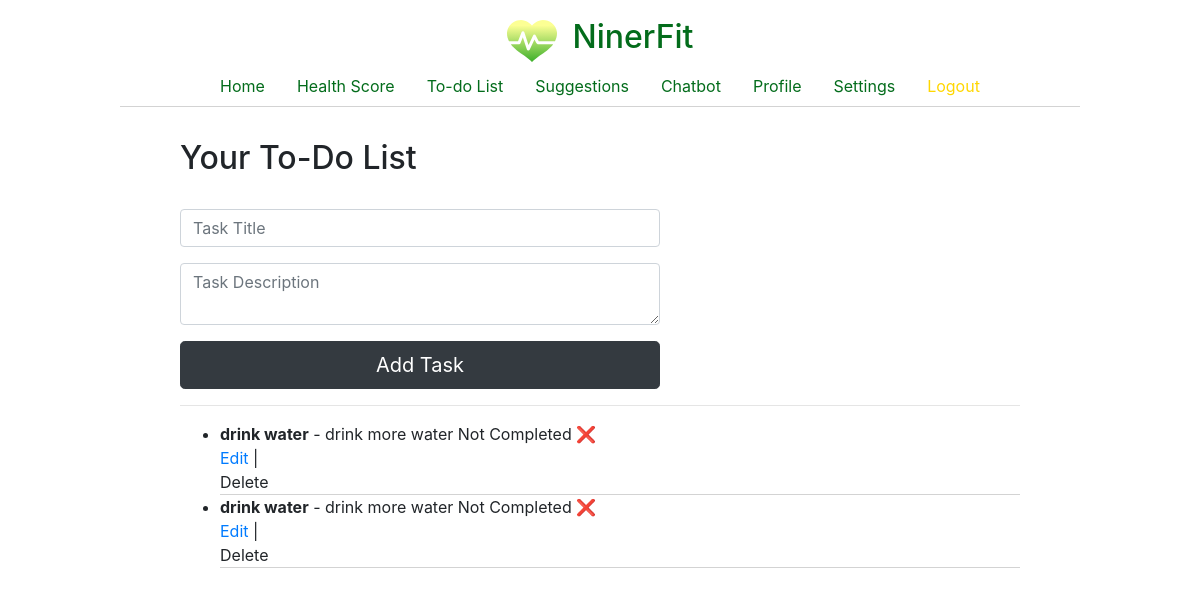
Screenshot of /healthscore/to-do-list/ (signed in) with the database file from the repository.
### HealthScore/models.py (models this page shows, shortened)
class TodoItem(models.Model):
    user = models.ForeignKey(User, on_delete=models.CASCADE)
    title = models.CharField(max_length=200)
    description = models.TextField()
    completed = models.BooleanField(default=False)
    created_at = models.DateTimeField(auto_now_add=True)
    updated_at = models.DateTimeField(auto_now=True)

### HealthScore/views.py (the view)
# urls.py: path('to-do-list/', views.toDoList, name="to-do-list"),
@login_required(login_url='login')
def toDoList(request):
    todos = TodoItem.objects.filter(user=request.user).order_by('-created_at') # `order_by` to sort the tasks by creation date
    return render(request, 'HealthScore/templates/todolist.html',{'todos': todos})

### HealthScore/templates/todolist.html (shortened to what this page needs)
{% extends 'base.html' %}
{% load static %}
{% block styles %}<link href="{% static 'styles/todolist.css' %}" rel="stylesheet">{% endblock %}
{% block content %}
<h2>Your To-Do List</h2>
<form class="todolist-form" method="POST" action="{% url 'addtodo' %}">
    <input type="text" name="title" placeholder="Task Title" class="form-control" required>
    <textarea name="description" placeholder="Task Description" class="form-control"></textarea>
    <button type="submit" class="btn btn-dark btn-lg">Add Task</button>
</form>
<hr>
<ul class="todolist-tasks">
    {% for todo in todos %}
        <li>
            <strong>{{ todo.title }}</strong> - {{ todo.description }}
            {% if todo.completed %}
                Completed ✅
            {% else %}
                Not Completed ❌
            {% endif %}
            <br>
            <a href="{% url 'updatetodo' todo.id %}">Edit</a> |
            <form method="POST" action="{% url 'deletetodo' todo.id %}"  onsubmit="return confirmDelete();">
                Delete
            </form>
        </li>
    {% empty %}
        <li>No tasks yet.</li>
    {% endfor %}
</ul>
{% endblock %}

### static/styles/base.css (style rules this page uses)
html, body { margin: 0; height: 100%; }
body > :not(header):not(footer) { margin: 1em 15%; }

### static/styles/todolist.css (style rules this page uses)
.todolist-form { display: flex; flex-direction: column; width: 40%; min-width: 400px; gap: 1em; }
.todolist-tasks > li { border-bottom: 1px solid lightgray; }

### rows the page displays
TodoItem: title "drink water", description "drink more water", completed "Not Completed ❌"
TodoItem: title "drink water", description "drink more water", completed "Not Completed ❌"
